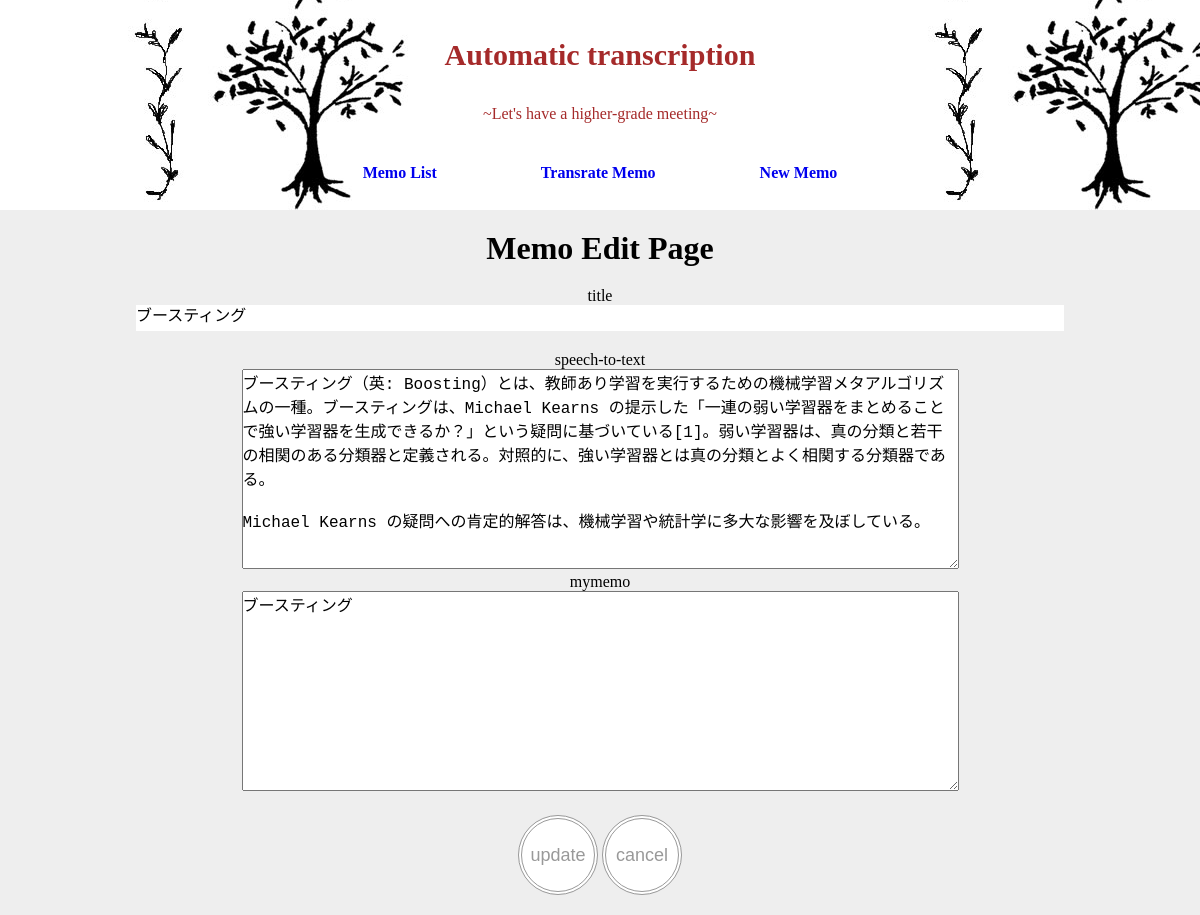
/article/2/edit/, run on the app's committed database.
### boardapp/models.py (models this page shows, shortened)
class Post(models.Model):
    title = models.CharField(verbose_name='タイトル', max_length=10)
    text = models.CharField(verbose_name='テキスト', max_length=100)
    mytext = models.CharField(verbose_name='マイテキスト', max_length=100)
    created_at = models.DateTimeField(verbose_name='登録日時', auto_now_add=True)
    updated_at = models.DateTimeField(verbose_name='更新日時', auto_now=True)

### boardapp/views.py (the view)
# urls.py: path("article/<int:pk>/edit/",views.edit,name="edit"),
def edit(request,pk):
    template_name = "memo/edit.html"
    try:
        memo = Post.objects.get(pk=pk)
    except Post.DoesNotExist:
        raise Http404
    if request.method == "POST":
        memo.title = request.POST["title"]
        memo.text = request.POST["text"]
        memo.mytext = request.POST["mytext"]
        memo.save()
        return redirect(view_article,pk)
    context = {"memo": memo}
    return render(request, template_name, context)

### boardapp/templates/memo/edit.html (shortened to what this page needs)
{% extends 'base/base.html' %}
{% block jumbotron %}
<h1 class="h3">Memo Edit Page</h1>
{% endblock %}
{% block body %}
<form action="" method="post">
    <div class="memo_form">
    <p><label for="title_input">title</label></p>
    <input class="form-title" type="title" name="title" id="text_input" value="{{ memo.title }}"></input>
    </div>
    <div class = memo>
        <div class = memo_title>
            <p><label for="text_area">speech-to-text</label></p>
            <p><textarea class="form-control" name="text" id="text_area" cols="70" rows="50">{{ memo.text }}</textarea></p>
        </div>
        <div class = memo_text>
            <p><label for="text_area">mymemo</label></p>
            <p><textarea class="form-control" name="mytext" id="text_area1" cols="70" rows="50">{{memo.mytext }}</textarea></p>
        </div>
        <div class="memo_form">
            <button id="start-btn" type="submit">update</button>
            <button id="stop-btn" href="{% url 'view_article' memo.pk%}">cancel</button>
        </div>
    </div>
</form>
{% endblock %}

### boardapp/static/style1.css (style rules this page uses)
* { margin:0; padding:0; }
.memo .memo_title { display: inline-block; }
.memo { text-align: center; }
.memo .memo_text { display: inline-block; }
body { background: #eee; }
.h3 { text-align: center; margin: 20px; }
.memo_form { text-align: center; margin: 20px; }
textarea { width: 100%; height: 200px; }
.form-title { font-size: 16px; width: 80%; border: none; outline: none; padding-bottom: 8px; box-sizing: border-box; }
.form-control { font-size: 16px; padding-bottom: 8px; box-sizing: border-box; }
#start-btn { font-size: 18px; display: inline-block; background: #ffffff; color: #999999; width: 80px; height: 80px; border: double 4px #999999; border-radius: 50%; text-align: center; overflow: hidden; cursor: pointer; }
#stop-btn { font-size: 18px; display: inline-block; background: #ffffff; color: #999999; width: 80px; height: 80px; border: double 4px #999999; border-radius: 50%; text-align: center; overflow: hidden; cursor: pointer; }

### data on the page
Post: title "ブースティング", text "ブースティング（英: Boosting）とは、教師あり学習を実行するための機械学習メタアルゴリズムの一種。ブースティングは、Michael Kearns の提示した「一連の弱い学習器をまとめることで強い学習器を生成できるか？」という疑問に基づいている[1]。弱い学習器は、真の分類と若干の相関のある分類器と定義される。対照的に、強い学習器とは真の分類とよく相関する分類器である。 Michael Kearns の疑問への肯定的解答は、機械学習や統計学に多大な影響を及ぼしている。", mytext "ブースティング"
